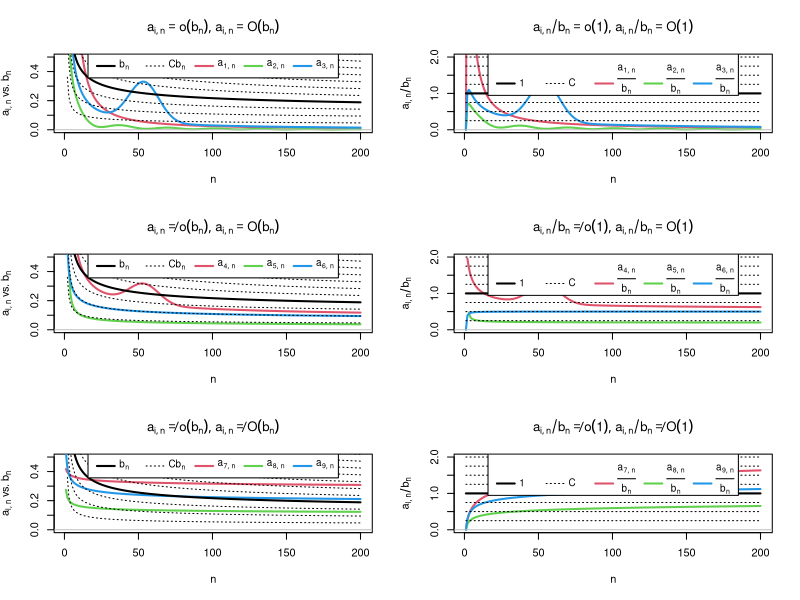
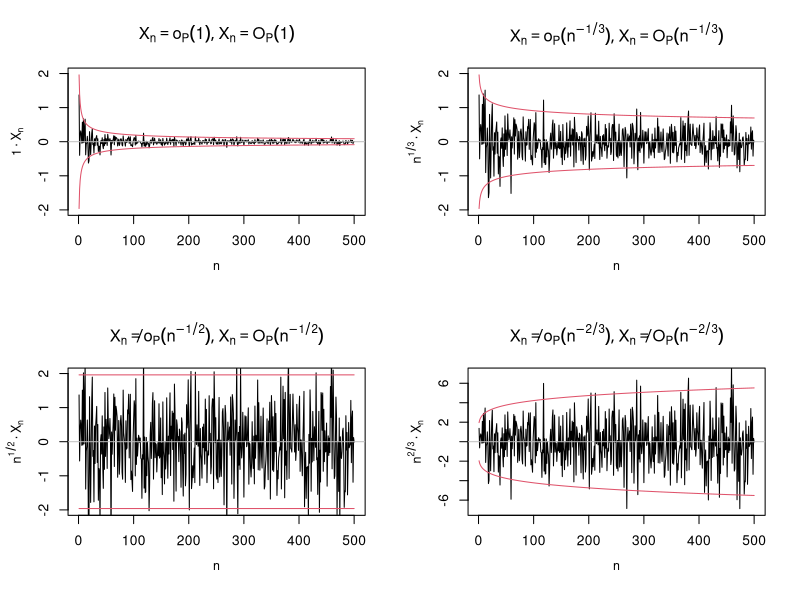

Reproduce these figures in R, in order.
## ----------------------------------------------------------------------------
## Name: 01-intro.R
## Description: Script for Chapter 1 of "Notes for Nonparametric Statistics"
## Link: https://bookdown.org/egarpor/NP-UC3M/
## License: https://creativecommons.org/licenses/by-nc-nd/4.0/
## Author: Eduardo García-Portugués
## Version: 6.9.0
## ----------------------------------------------------------------------------

## ---- ohsfig, echo = FALSE, fig.cap = '(ref:ohsfig-title)', fig.margin = FALSE, purl = TRUE, fig.asp = 3/2, fig.pos = 'b!'----
# Sequence bn
n <- 1:200
bn <- 1 / log(n)

# Sequences an that decrease faster than bn
a1n <- 2 / n + 50 / n^2
a2n <- (sin(0.2 * n) + 2) / n^1.25
a3n <- 3 * (1 + 5 * exp(-(n - 55.5)^2 / 200)) / n

# Sequences an that decrease at the same pace as bn
a4n <- 0.5 / log10(n) * ((n + 3) / (2 * n)) + 0.5 * a3n
a5n <- 0.25 / log2(0.5 * n)
a6n <- 1 / log(n^2 + n)

# Sequences an that decrease *slower* than bn
a7n <- 0.5 * log(5 * n + 3)^(-0.25)
a8n <- 0.25 / log(log(10 * n + 2))
a9n <- 0.5 / log(log(n^2 + 10 * n + 2))

# Plot function
bigO_plot <- function(An, ylim1 = c(0, 1), ylim2 = c(0, 3.5), kind = 1) {
  
  C <- c(seq(1, 0.25, by = -0.25), seq(1.25, 10, by = 0.25))
  lty <- c(1, rep(3, length(C) - 1))
  lwd <- c(2, rep(1, length(C) - 1))
  main1 <- switch(as.character(kind),
                  "1" = expression(list(a[list(i, n)] == o(b[n]),
                                        a[list(i, n)] == O(b[n]))),
                  "2" = expression(list(a[list(i, n)] != o(b[n]),
                                        a[list(i, n)] == O(b[n]))),
                  "3" = expression(list(a[list(i, n)] != o(b[n]),
                                        a[list(i, n)] != O(b[n]))),
  )
  main2 <- switch(as.character(kind),
                  "1" = expression(list(a[list(i, n)] / b[n] == o(1),
                                        a[list(i, n)] / b[n] == O(1))),
                  "2" = expression(list(a[list(i, n)] / b[n] != o(1),
                                        a[list(i, n)] / b[n] == O(1))),
                  "3" = expression(list(a[list(i, n)] / b[n] != o(1),
                                        a[list(i, n)] / b[n] != O(1))),
  )
  matplot(n, An, type = "l", col = 2:5, ylim = ylim1, lty = 1, lwd = 2,
          xlab = expression(n),
          ylab = expression(a[list(i, n)] * " vs. " * b[n]), main = main1)
  matlines(n, bn %o% C, col = 1, lwd = lwd, lty = lty)
  abline(h = 0, col = "gray")
  leg <- c(expression(b[n], C * b[n]),
           substitute(a[list(i, n)], list(i = 3 * (kind - 1) + 1)),
           substitute(a[list(i, n)], list(i = 3 * (kind - 1) + 2)),
           substitute(a[list(i, n)], list(i = 3 * (kind - 1) + 3)))
  legend("top", legend = leg, lwd = c(2, 1, rep(2, 3)),
         lty = c(1, 3, rep(1, 3)), col = c(1, 1, 2:4), horiz = TRUE,
         x.intersp = 0.5, cex = 0.9, adj = c(0, 0.35), bg = "white")
  matplot(n, An / bn, type = "l", col = 2:5, ylim = ylim2, lty = 1, lwd = 2,
          xlab = expression(n), ylab = expression(a[list(i, n)] / b[n]),
          main = main2)
  matlines(n, rep(1, length(n)) %o% C, col = 1, lty = lty, lwd = lwd)
  leg <- c(expression(1, C),
           substitute(frac(a[list(i, n)], b[n]), list(i = 3 * (kind - 1) + 1)),
           substitute(frac(a[list(i, n)], b[n]), list(i = 3 * (kind - 1) + 2)),
           substitute(frac(a[list(i, n)], b[n]), list(i = 3 * (kind - 1) + 3)))
  abline(h = 0, col = "gray")
  legend("top", legend = leg, lwd = c(2, 1, rep(2, 3)),
         lty = c(1, 3, rep(1, 3)), col = c(1, 1, 2:4), horiz = TRUE,
         x.intersp = 0.5, cex = 0.9, adj = c(0, 0.35), bg = "white")
  
}

# an = o(bn), an = O(bn)
par(mfrow = c(3, 2))
An <- cbind(a1n, a2n, a3n)
bigO_plot(An, ylim1 = c(0, 0.5), ylim2 = c(0, 2), kind = 1)

# an != o(bn), an = O(bn)
An <- cbind(a4n, a5n, a6n)
bigO_plot(An, ylim1 = c(0, 0.5), ylim2 = c(0, 2), kind = 2)

# an != o(bn), an != O(bn)
An <- cbind(a7n, a8n, a9n)
bigO_plot(An, ylim1 = c(0, 0.5), ylim2 = c(0, 2), kind = 3)

## ---- ohpsfig, echo = FALSE, fig.cap = '(ref:ohpsfig-title)', fig.margin = FALSE, purl = TRUE-------
# Simulate sequence of random variables
set.seed(42)
n <- 1:500
Xn <- rnorm(n = length(n), mean = 0, sd = 1 / sqrt(n))
ic <- function(n, an, alpha = 0.05) {
  
  qnorm(1 - alpha / 2) / cbind(-sqrt(n), sqrt(n)) / an
  
}

# Plot function
bigOP_plot <- function(an, ylim, ylab, main) {
  
  plot(Xn / an, type = "l", xlab = "", ylab = "", ylim = ylim,
       main = main)
  mtext(ylab, side = 2, line = 2.5, cex = 0.75)
  mtext(expression(n), side = 1, line = 2.5, cex = 0.75)
  matlines(n, ic(n = n, an = an), col = 2, lty = 1)
  abline(h = 0, col = "gray")
  
}

# Xn = o_P(1), since 1 * Xn converges to 0 in probability
par(mfrow = c(2, 2))
ylim <- c(-1, 1) * 2
an <- 1
bigOP_plot(an = an, ylim = ylim, ylab = expression(1 %.% X[n]), 
           main = expression(list(X[n] == o[P](1),
                                  X[n] == O[P](1))))

# Xn = o_P(n^{-1/3}), since n^{1/3} * Xn converges to 0 in probability
an <- n^(-1/3)
bigOP_plot(an = an, ylim = ylim, ylab = expression(n^{1/3} %.% X[n]), 
           main = expression(list(X[n] == o[P](n^{-1/3}),
                                  X[n] == O[P](n^{-1/3}))))

# Xn != o_P(n^{-1/2}) since n^{1/2} * Xn does *not* converge to 0 in probability
# n^{1/2} * Xn converges to another variable that is not degenerate at 0!
# Xn = O_P(n^{-1/2}) and the rate n^{1/2} stabilizes the limit behavior of Xn
an <- n^(-1/2)
bigOP_plot(an = an, ylim = ylim, ylab = expression(n^{1/2} %.% X[n]), 
           main = expression(list(X[n] != o[P](n^{-1/2}),
                                  X[n] == O[P](n^{-1/2}))))

# Xn != o_P(n^{-2/3}) since n^{2/3} * Xn does *not* converge to 0 in probability
# Actually, n^{2/3} * Xn is diverging!
# Xn != O_P(n^{-2/3}) -> We do not stabilize at a random variable,
# n^{2/3} * Xn is unbounded in probability
an <- n^(-2/3)
ylim <- c(-7, 7)
bigOP_plot(an = an, ylim = ylim, ylab = expression(n^{2/3} %.% X[n]), 
           main = expression(list(X[n] != o[P](n^{-2/3}),
                                  X[n] != O[P](n^{-2/3}))))
